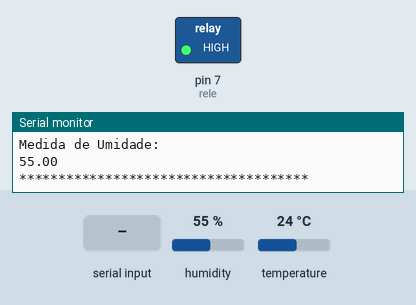
The sketch below on a simulated Arduino Uno, built with avr-gcc and run on an emulated ATmega328P. Parts: switched loads named in the sketch (green lamp = pin HIGH), the last lines printed to the serial monitor. Wiring (inferred from the names in the program): DHT22 sensor: data pin 5. The test bench sets the inputs (shaded band); at power-on: humidity 55 %, temperature 24 °C.

Above: at 2.3 s.
2.4 s: "2" received over the second serial link
At 3.5 s:
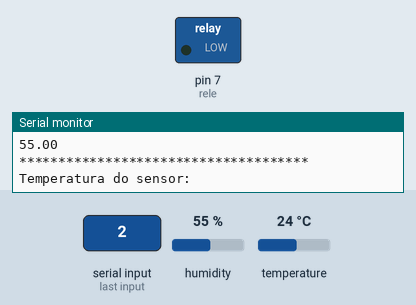
4.3 s: "1" received over the second serial link
At 5.3 s:
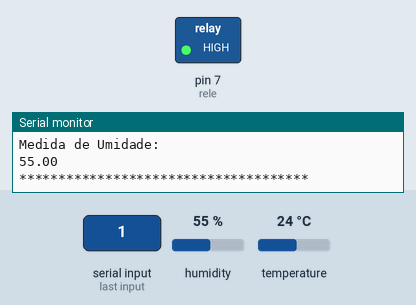
Timing chart, 0 to 7.3 s (numbered marks = the images above; inputs shaded):
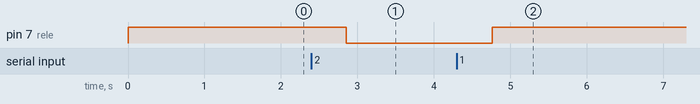

Measured:
- after the input at 2.4 s, pin 7 (rele): HIGH → LOW after 0.45 s
- after the input at 4.3 s, pin 7 (rele): LOW → HIGH after 0.47 s

The sketch:

BlueTcomDHT.ino
```cpp
// Projeto: Medindo Umidade e temperatura com DHT22

#include <Wire.h>
#include <DHT.h>

#define DHTTYPE DHT22
#define DHTPIN 5

DHT dht(DHTPIN, DHTTYPE);

float temp = 0;
float u = 0;
int botao;

#define rele 7

#include <SoftwareSerial.h>
SoftwareSerial btSerial(8, 9); // RX, TX

void setup()
{
  Serial.begin(9600);
  pinMode(7, OUTPUT);

  analogReference(INTERNAL);

  dht.begin(); //inicia o sensor dht

  pinMode(rele, OUTPUT);
  btSerial.begin(9600);
  digitalWrite(rele, 1);

}

void loop() {

  delay(300); // delay das medições

  u = dht.readHumidity(); //lê a humidade
  temp = dht.readTemperature(); // lê a temperatura

  //liga a bomba de acordo com a temperatura
  if (temp > 25) {
    digitalWrite(8, LOW);
  }
  else {
    digitalWrite(8, HIGH);
    //delay(12000);

  }

  //verifica se o sensor está funcionando corretamente
  if (isnan(u) || isnan(temp)) {
    Serial.println("Falha na leitura do sensor DHT !!!");
    return;
  }

  while (btSerial.available()) {

    int comandoRec = btSerial.read();
    Serial.println(comandoRec);

    if (comandoRec == 49) {
      digitalWrite(rele, 1);
    }

    if (comandoRec == 50) {

      digitalWrite(rele, 0);
    }
  }

  Serial.println("Temperatura do sensor: ");
  Serial.println(temp);
  Serial.println("Medida de Umidade: ");
  Serial.println(u);
  Serial.println("*************************************");
  delay(300);
}
```
